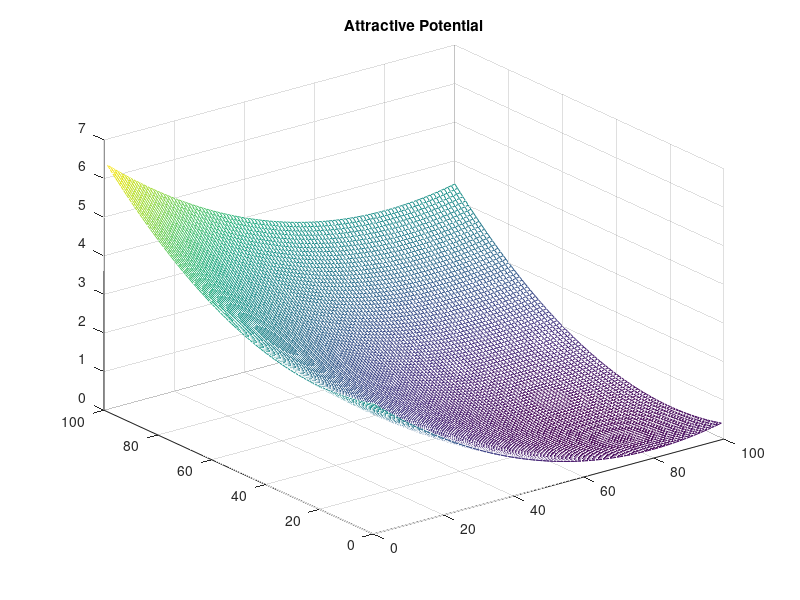

Reproduce this figure in MATLAB. (Note: this script raises an error after producing the figure.)
clear;
close all;
clc;

% Workspace Dimension
xlim = 100;           % X Limit
ylim = 100;           % Y Limit
[x,y] = meshgrid (1:ylim, 1:xlim);

% Parameters
q_goal = [80 20];         % Goal = [80,20];
u_att = zeros(100,100);   % Attractive Potential Field
u_rep = zeros(100,100);   % Repulsive Potential Field

% Obstacle Coordinates    % obstacle (50:70, 30:50) [Square Coordinates]
obs_x_min = 30;
obs_x_max = 50;
obs_y_min = 50;
obs_y_max = 70;

obs_x_len = obs_x_max - obs_x_min + 1;
obs_y_len = obs_y_max - obs_y_min + 1;

for i = 1:obs_x_len
   for j = 1:obs_y_len
       q_obs{obs_x_len*(i-1)+j} = [obs_x_min+i-1 obs_y_min+j-1];
   end
end

% u_att: Attractive Potential Function
Xi = 0.001;
u_att = 1/2 * Xi * ((x - q_goal(1)).^2 + (y - q_goal(2)).^2);

figure(1);
mesh (u_att);
title ('Attractive Potential');

% for i = 1:100
%    for j = 1:100
%        u_att(i,j) = U_att([i,j], q_goal);
%    end
% end

% U_rep: Repulsive Potential Function

for i = 1:100
   for j = 1:100
       u_rep(i,j) = U_rep(Dist_obs([i,j], q_obs));
   end
end

figure(2);
mesh (u_rep.');
title ('Repulsive Potential');

u_total = u_att.' + u_rep;

figure(3);
mesh (u_total.');
title ('Total Potential');

% Use this when calculating u_att with function. 

% u_total = u_att + u_rep;
% figure(1);
% mesh (u_total.');
% title ('Total Potential');

%% Display 2D configuration space

obstacle (50:70, 30:50) = true; % [Square Coordinates]
goal = [80,20];

figure(4);
imshow(~obstacle);

hold on;
plot (goal(1), goal(2), 'r.', 'MarkerSize', 25);
hold off;

axis ([0 ylim 0 xlim]);
axis xy;
axis on;

xlabel ('x');
ylabel ('y');

title ('Configuration Space');

%% Functions

% Attractive Function [From Lecture Notes]
function [u_att] = U_att(q, q_goal)
    Xi = 0.001;
    u_att = 1/2*Xi*((q(1) - q_goal(1))^2 + (q(2) - q_goal(2))^2);
end

% Repulsive Function [From Lecture Notes]
function [u_rep] = U_rep(Rho)
    d0 = 20;
    nu = 500;
    if Rho > d0
        u_rep = 0;
    elseif Rho == 0
        u_rep = 1/2*nu*(1 - 1/d0)^2;
    else
        u_rep = 1/2*nu*(1/Rho - 1/d0)^2;
    end
    if u_rep > 5
        u_rep = 5;
    end
end

% Distance to Obstacle
function [min_dist,point_loc] = Dist_obs(q, q_obs)
    min_dist = inf;
    for i = 1:size(q_obs,2)
        distance = ((q(1) - q_obs{i}(1))^2 + (q(2) - q_obs{i}(2))^2)^0.5;
        if min_dist > distance
            min_dist = distance;
            point_loc = q_obs{i};
        end
    end
end
